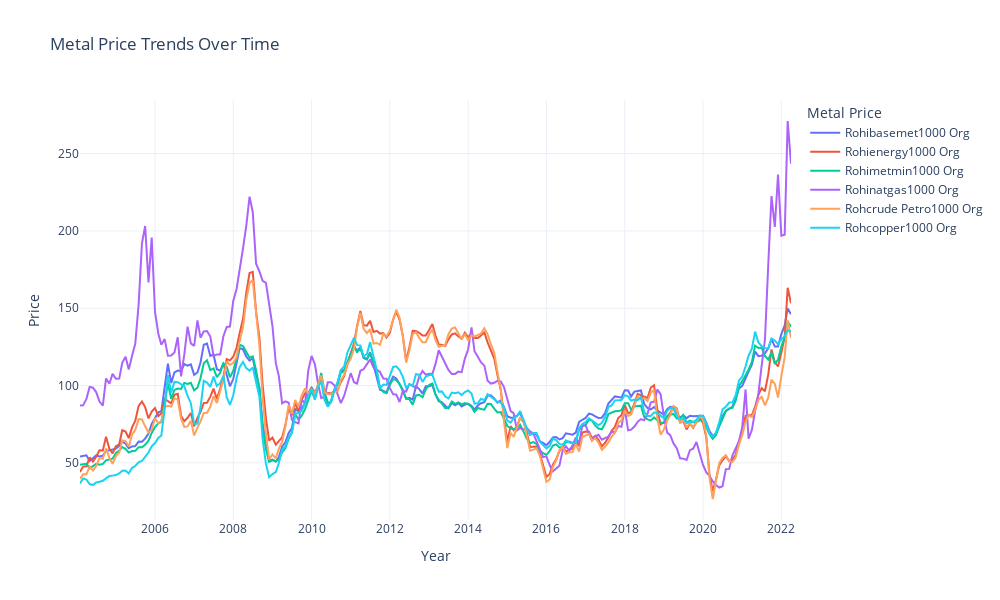

The notebook cell saved with this chart:
### Code cell
fig = go.Figure()

# add a line for each metal price column
for price_column in metal_price_columns:
    fig.add_trace(go.Scatter(
        x=df_market.index, 
        y=df_market[price_column], 
        mode='lines', 
        name=price_column.replace('_', ' ').title()
    ))

# customize layout
fig.update_layout(
    title="Metal Price Trends Over Time",
    xaxis_title="Year",
    yaxis_title="Price",
    legend_title="Metal Price",
    template="plotly_white",
    hovermode="x",
    width=1000,
    height=600
)

fig.show()

### Figure 1 — Plotly figure (JSON) as saved in the notebook; plotly's stock layout.template omitted (floating-point values rounded to 4 significant figures; data arrays with more than 128 entries replaced by an {"elided": "..."} marker saying what was removed)
{"data": [{"mode": "lines", "name": "Rohibasemet1000 Org", "type": "scatter", "x": {"elided": "219 str values"}, "y": {"elided": "219 float values"}}, {"mode": "lines", "name": "Rohienergy1000 Org", "type": "scatter", "x": {"elided": "219 str values"}, "y": {"elided": "219 float values"}}, {"mode": "lines", "name": "Rohimetmin1000 Org", "type": "scatter", "x": {"elided": "219 str values"}, "y": {"elided": "219 float values"}}, {"mode": "lines", "name": "Rohinatgas1000 Org", "type": "scatter", "x": {"elided": "219 str values"}, "y": {"elided": "219 float values"}}, {"mode": "lines", "name": "Rohcrude Petro1000 Org", "type": "scatter", "x": {"elided": "219 str values"}, "y": {"elided": "219 float values"}}, {"mode": "lines", "name": "Rohcopper1000 Org", "type": "scatter", "x": {"elided": "219 str values"}, "y": {"elided": "219 float values"}}], "layout": {"height": 600, "hovermode": "x", "legend": {"title": {"text": "Metal Price"}}, "title": {"text": "Metal Price Trends Over Time"}, "width": 1000, "xaxis": {"title": {"text": "Year"}}, "yaxis": {"title": {"text": "Price"}}}}
